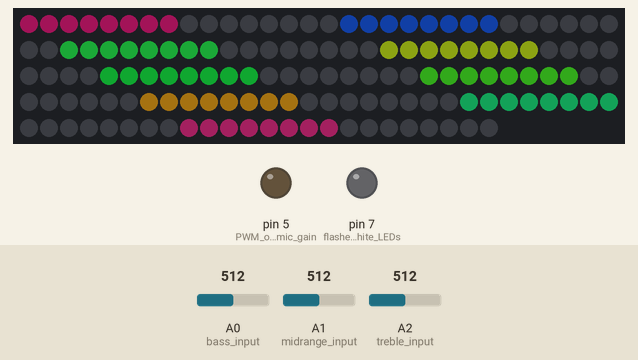
Simulated run of this sketch. Board: Arduino Uno, built with avr-gcc and run on an emulated ATmega328P. Parts: 144 RGB LEDs in strip order, left to right, continuing on the next row, output pins drawn as LEDs (lit = HIGH). Dashed ring = blinking. The inputs (shaded band) are chosen by the test bench; at power-on: A0 (bass_input) = 512, A1 (midrange_input) = 512, A2 (treble_input) = 512. Dim RGB values are drawn brighter than linear; colours are those a GRB WS2812 strip shows for the declared byte order.

Above: at 1.2 s.
1.3 s: A0 (bass_input) set to 1023
At 2.07 s:
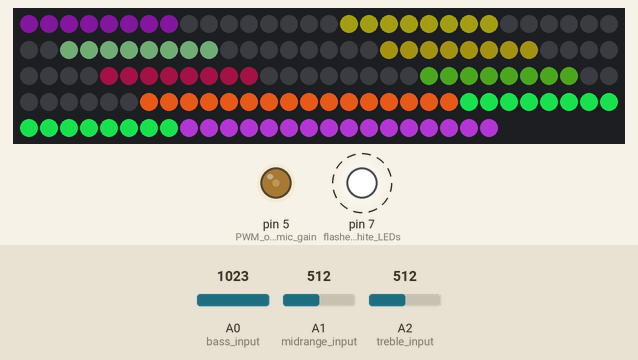
3.7 s: A1 (midrange_input) set to 1023
At 5.12 s:
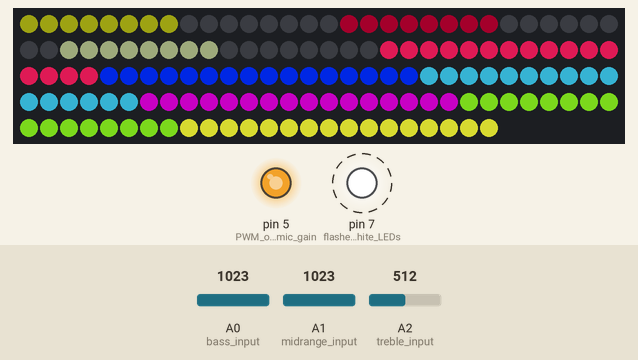
6.1 s: A2 (treble_input) set to 1023
At 6.65 s:
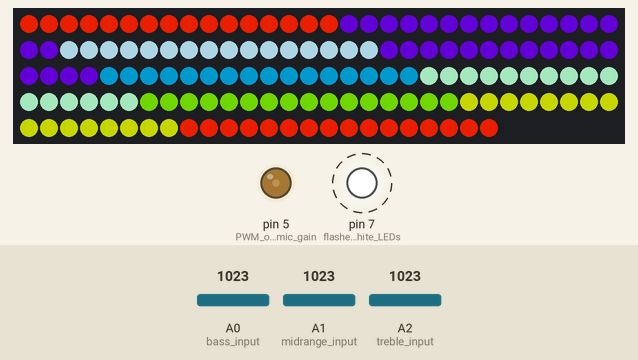
8.6 s: A2 (treble_input) set to 716
At 9.72 s:
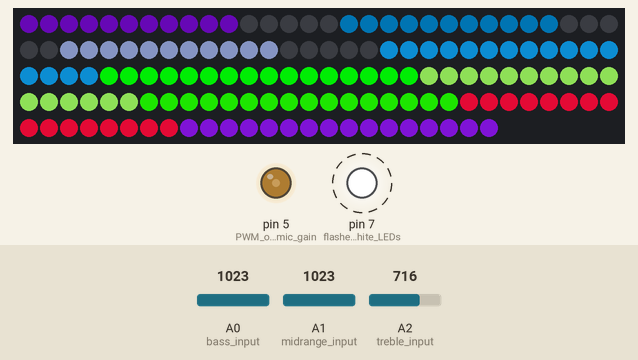
11.0 s: A0 (bass_input) set to 0
At 11.25 s:
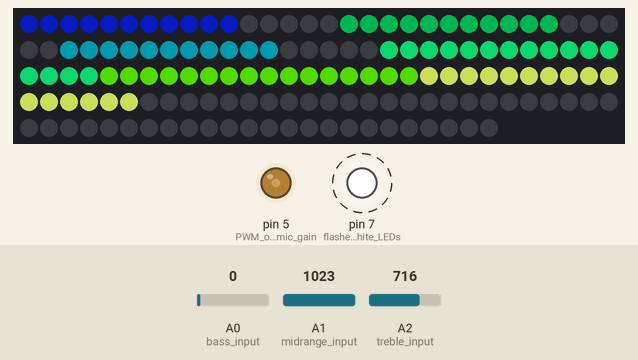
Timing chart, 0 to 16.0 s (numbered marks = the images above; inputs shaded):
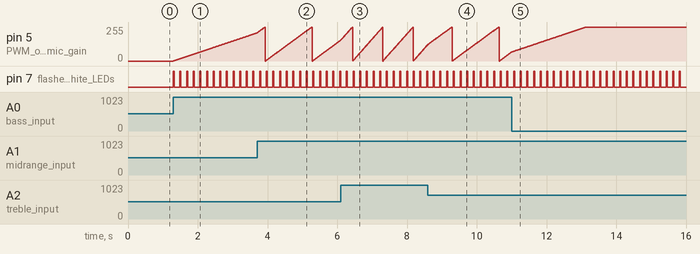

Measured:
- after the input at 1.3 s, pin 5 (PWM_out_for_mic_gain): moves from 0/255 to 211/255 over 2.4 s, starting at once; pin 7 (flasher_for_white_LEDs): alternates HIGH for 0.03 s and LOW for 0.16 s, starting at once; the LEDs: first change at once (image 1 shows a later state)
- after the input at 3.7 s, the LEDs: first change after 0.05 s (image 2 shows a later state)
- after the input at 6.1 s, the LEDs: first change after 0.09 s (image 3 shows a later state)
- after the input at 8.6 s, the LEDs: first change after 0.05 s (image 4 shows a later state)
- after the input at 11.0 s, the LEDs: change after 0.10 s (image 5)

The sketch:

MushHat.ino
```cpp
/* -------- JUANITO'S MUSHROOM HAT BLINKY LIGHTS!!!!!! -----------
    Here's code for an Arduino-powered audio-reactive blinky light thing that
    uses a lot of analog audio electronics to feed voltages into an Arduino
    that controls a string of addressable WS2812 LEDs. You can alter this code
    to allow you to use faster addressable LEDs (APA102, for instance) or a
    longer or shorter string of LEDs... but it's up to you to figure out the
    things you need to modify.

    The schematic for this is over on Github.
    https://github.com/ozerik/MushroomHat/
    I'm using a couple modules that aren't on the schematic. Details
    on the Github readme
    -- battery power, charging, protection
    -- bipolar power for the audio electronics
    -- microphone driver
    -- Very Bright LED driver (1W? 5W?)
*/
#include <FastLED.h>

#define NUM_LEDS 144
#define DATA_PIN 2

CRGB leds[NUM_LEDS];
CRGB tLeds1[16];
CRGB tLeds2[16];
CRGB tLeds3[16];
CRGB mLeds1[16];
CRGB mLeds2[16];
CRGB mLeds3[16];
CRGB bLeds1[16];
CRGB bLeds2[16];
CRGB bLeds3[16];

uint16_t bass;
uint16_t mid;
uint16_t treb;
uint8_t gain;

long timer;
long flash;

uint8_t hue1;
uint8_t hue2 = 55;
uint8_t hue3 = 111;
uint8_t hue4 = 140;
uint8_t hue5 = 200;
uint8_t hue6 = 225;

uint8_t flashEnable = 1;


void setup() {
  // Serial.begin(57600);
  FastLED.addLeds<WS2812, DATA_PIN, RGB>(leds, NUM_LEDS);
  FastLED.setBrightness(200);


  pinMode(A0, INPUT);  // bass input
  pinMode(A1, INPUT);  // midrange input
  pinMode(A2, INPUT);  // treble input
  pinMode(5, OUTPUT);  // PWM out for mic gain
  pinMode(7, OUTPUT);  // flasher for white LEDs
}

void loop() {
  bass = (analogRead(A0));
  mid = (analogRead(A1));
  treb = (analogRead(A2));
  if (bass > 1022) {
    gain++;
    if (flashEnable == 1) {
      bitWrite(PORTD, 7, 1);
      flash = millis();
    flashEnable = 0;
    }
  }
  if (mid > 1022) {
    gain++;
    if (flashEnable == 1) {
      bitWrite(PORTD, 7, 1);
      flash = millis();
    flashEnable = 0;
    }
  }
  if (treb > 1022) {
    gain++;
    if (flashEnable == 1) {
      bitWrite(PORTD, 7, 1);
      flash = millis();
    flashEnable = 0;
    }
  }
  if (gain > 254) gain = 254;
  analogWrite(5, gain);
  if (millis() > timer + 50 && gain > 1) {
    gain--;
    timer = millis();
    hue1++;
    hue2++;
    hue3++;
    hue4++;
    hue5++;
    hue6++;
  }
  if (millis() > flash + 20) {
    bitWrite(PORTD, 7, 0);
  }
  if (millis() > flash + 175 && flashEnable == 0) {
    flashEnable = 1;
    flash = millis();
  }


  fill_solid(tLeds1, 16, 0);
  fill_solid(tLeds2, 16, 0);
  fill_solid(tLeds3, 16, 0);
  fill_solid(mLeds1, 16, 0);
  fill_solid(mLeds2, 16, 0);
  fill_solid(mLeds3, 16, 0);
  fill_solid(bLeds1, 16, 0);
  fill_solid(bLeds2, 16, 0);
  fill_solid(bLeds3, 16, 0);
  fill_solid(tLeds1, map(treb, 0, 1023, 0, 16), CHSV(hue1 + (mid >> 2), map(treb, 0, 1023, 100, 255), map(treb, 0, 1023, 0, 255)));
  fill_solid(tLeds2, map(treb, 0, 1023, 0, 16), CHSV(hue2 + (bass >> 2), map(mid, 0, 1023, 100, 255), map(treb, 0, 1023, 0, 255)));
  fill_solid(tLeds3, map(treb, 0, 1023, 0, 16), CHSV(hue3 + (treb >> 2), map(bass, 0, 1023, 255, 50), map(treb, 0, 1023, 0, 255)));
  fill_solid(mLeds1, map(mid, 0, 1023, 0, 16),  CHSV(hue2 + mid, map(treb, 0, 1023, 100, 255), map(mid, 0, 1023, 0, 255)));
  fill_solid(mLeds2, map(mid, 0, 1023, 0, 16),  CHSV(hue3 + (bass >> 2), map(mid, 0, 1023, 100, 255), map(mid, 0, 1023, 0, 255)));
  fill_solid(mLeds3, map(mid, 0, 1023, 0, 16),  CHSV(hue4 + (mid >> 2), map(treb, 0, 1023, 255, 50), map(mid, 0, 1023, 0, 255)));
  fill_solid(bLeds1, map(bass, 0, 1023, 0, 16), CHSV(hue5 + (treb >> 2), map(mid, 0, 1023, 100, 255), map(bass, 0, 1023, 0, 255)));
  fill_solid(bLeds2, map(bass, 0, 1023, 0, 16), CHSV(hue6 + mid, map(treb, 0, 1023, 100, 255), map(bass, 0, 1023, 0, 255)));
  fill_solid(bLeds3, map(bass, 0, 1023, 0, 16), CHSV(hue1 + (mid >> 2), map(treb, 0, 1023, 50, 255), map(bass, 0, 1023, 0, 255)));


  for (int i = 0; i < 16; i++) {
    leds[i] = tLeds1[i];
    leds[i + 16] = tLeds2[i];
    leds[i + 32] = tLeds3[i];
    leds[i + 48] = mLeds1[i];
    leds[i + 64] = mLeds2[i];
    leds[i + 80] = mLeds3[i];
    leds[i + 96] = bLeds1[i];
    leds[i + 112] = bLeds2[i];
    leds[i + 128] = bLeds3[i];
  }


  Serial.println(flash);

  FastLED.show();
}
```
